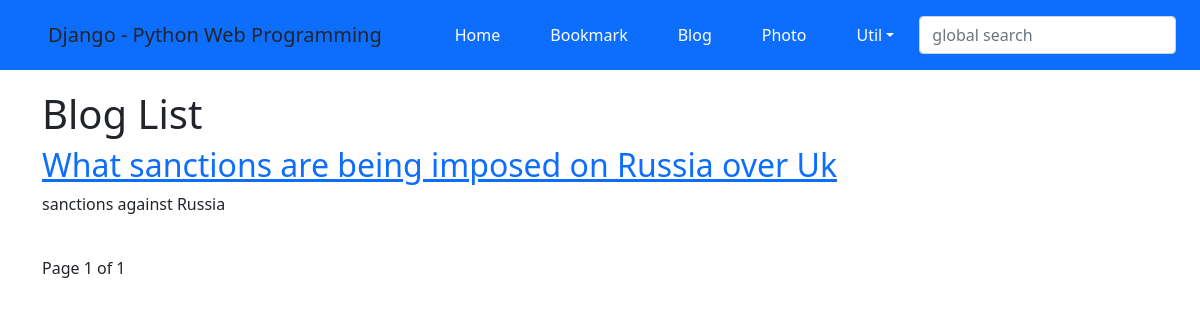
The page /blog/ on the database as committed earlier.
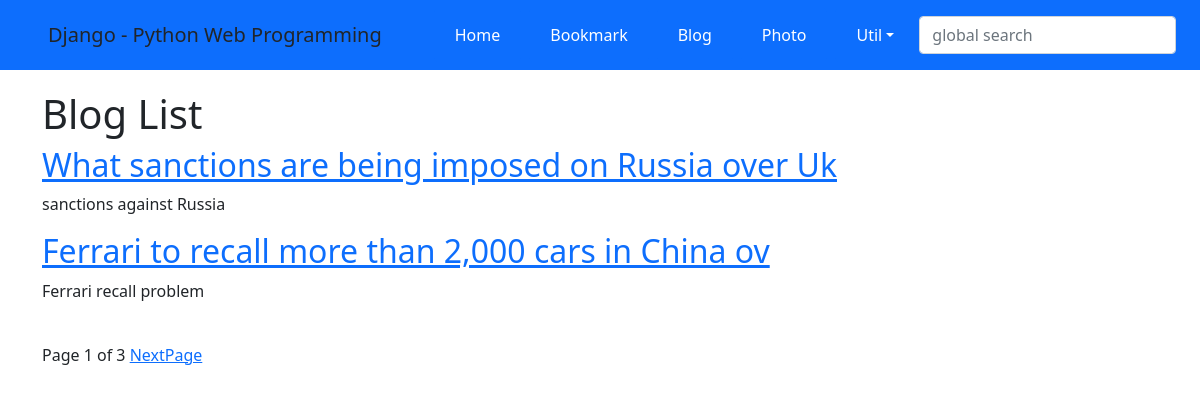
The same page on the database as committed later.
### blog/models.py (models this page shows, shortened)
class Post(models.Model):
    title = models.CharField(verbose_name='TITLE', max_length=50)
    slug = models.SlugField('SLUG', unique=True, allow_unicode=True, help_text='one word for title alais.')
    description = models.CharField('DESCRIPTION', max_length=100, blank=True, help_text='simple description text.')
    content = models.TextField('CONTENT')
    create_dt = models.DateTimeField('CREATE DATE', auto_now_add=True)
    modify_dt = models.DateTimeField('MODIFY DATE', auto_now=True)
    tags = TaggableManager(blank=True)
    class Meta:
        verbose_name = 'post'
        verbose_name_plural = 'posts'
        db_table = 'blog_posts'
        ordering = ('-modify_dt',)
    def get_absolute_url(self): # 이 메소드가 정의된 객체를 지칭하는 URL 반환.
        return reverse('blog:post_detail', args=(self.slug,))

### blog/views.py (the view)
# urls.py: path('', views.PostLV.as_view(), name='index'),
class PostLV(ListView):
    model = Post # PostLV 클래스의 대상 테이블은 Post 테이블이다.
    template_name = 'blog/post_all.html' # 템플릿 파일 지정. 지정하지 않으면 파일명은 'blog/post_list.html'이 된다.
    context_object_name = 'posts' # 템플릿 파일로 넘겨주는 객체 리스트에 대한 컨텍스트 변수명 지정.
    paginate_by = 2 # 한 페이지에 보여주는 객체 리스트의 숫자. 페이징 기능이 활성화되면 하단에 페이지 이동 버튼을 만들 수 있다.

### blog/templates/blog/post_all.html (shortened to what this page needs)
{% extends "base.html" %}
{% block content %}
<div id="content">
<h1>Blog List</h1>
{% for post in posts %}
    <h2><a href='{{ post.get_absolute_url }}'>{{ post.title }}</a></h2>
    <p>{{ post.description }}</p>
{% endfor %}
<br/>
<div>
    <span>
        Page {{ page_obj.number }} of {{ page_obj.paginator.num_pages }}
        {% if page_obj.has_next %}
            <a href="?page={{ page_obj.next_page_number }}">NextPage</a>
        {% endif %}
    </span>
</div>
</div>
{% endblock %}

Rows that differ between the two databases and show on the page:
added Post: title "Ferrari to recall more than 2,000 cars in China ov", description "Ferrari recall problem"
Other text that changed with them:
{{ page_obj.paginator.num_pages }}: "1" → "3"
text now shown: "NextPage"
